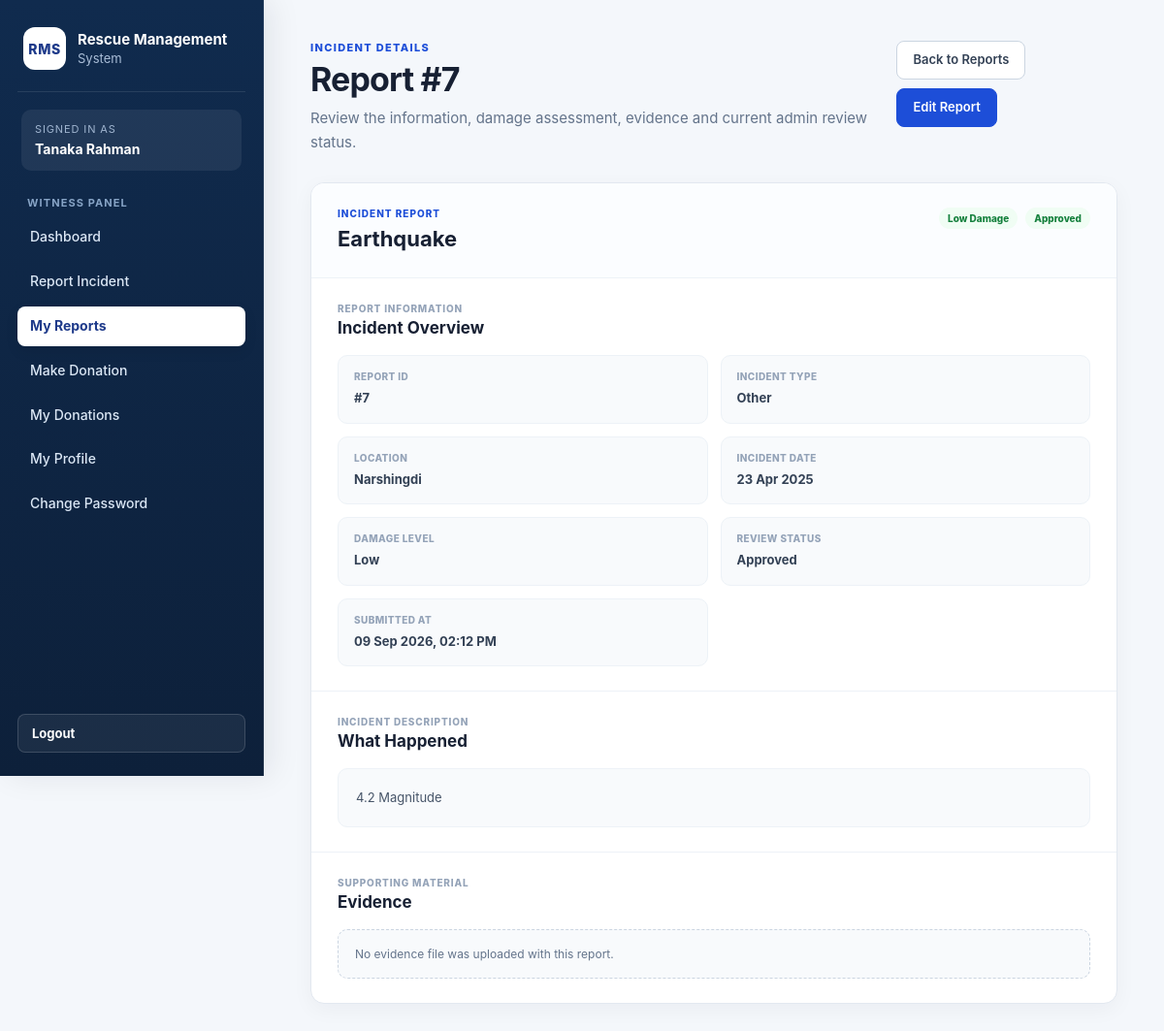
Before: /index.php?page=witness-report-view&id=7 (signed in) with the older database file.
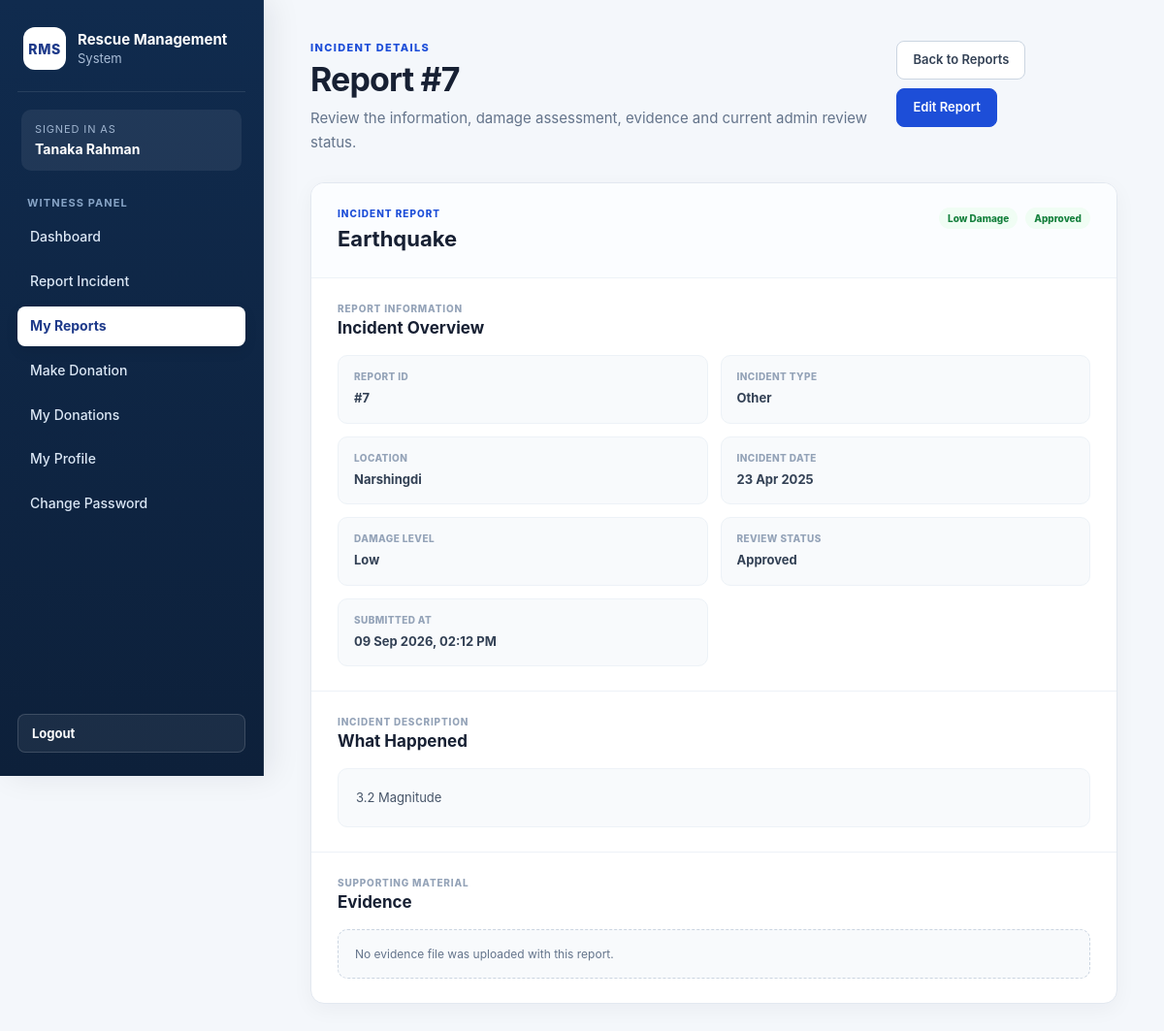
After: the same page with the newer database file.
### tables this page shows
CREATE TABLE `witness_reports` (
  `id` int(11) NOT NULL,
  `witness_id` int(11) NOT NULL,
  `title` varchar(150) NOT NULL,
  `description` text NOT NULL,
  `damage_level` varchar(20) NOT NULL DEFAULT 'low',
  `incident_type` varchar(50) NOT NULL,
  `location` varchar(255) NOT NULL,
  `incident_date` datetime NOT NULL,
  `evidence_file` varchar(255) DEFAULT NULL,
  `status` varchar(30) NOT NULL DEFAULT 'pending',
  `created_at` timestamp NOT NULL DEFAULT current_timestamp(),
  `updated_at` timestamp NOT NULL DEFAULT current_timestamp() ON UPDATE current_timestamp()
);

### models/WitnessModel.php (called while the page is built, shortened)
<?php
function getWitnessReportById(
    $conn,
    $report_id,
    $witness_id
) {
    $sql = "SELECT *
            FROM witness_reports
            WHERE id = ?
            AND witness_id = ?
            LIMIT 1";
    $stmt = mysqli_prepare(
        $conn,
        $sql
    );
    mysqli_stmt_bind_param(
        $stmt,
        "ii",
        $report_id,
        $witness_id
    );
    mysqli_stmt_execute($stmt);
    $result =
        mysqli_stmt_get_result($stmt);
    $report =
        mysqli_fetch_assoc($result);
    return $report;
}

### views/witness/view_report.php (the view, shortened to what the changed rows need)
<?php require_once "views/partials/header.php"; ?>
<div class="content">
    <div class="witness-report-view-page">
        <?php if (!$report): ?>
            <div class="witness-page-header">
                <div>
                    <p class="eyebrow">
                        INCIDENT DETAILS
                    </p>
                    <h1>
                        Report Not Found
                    </h1>
                    <p class="page-subtitle">
                        The requested incident report could not be found.
                    </p>
                </div>
            </div>
            <div class="witness-report-empty">
                <h2>
                    Incident report unavailable
                </h2>
                <p>
                    The report may have been removed or
                    may not belong to your account.
                </p>
                <a
                    href="index.php?page=witness-reports"
                    class="primary-action"
                >
                    Back to My Reports
                </a>
            </div>
        <?php else: ?>
            <?php
            $damage =
                strtolower(
                    $report['damage_level']
                    ?? 'low'
                );
            $status =
                strtolower(
                    $report['status']
                    ?? 'pending'
                );
            ?>
            <div class="witness-page-header">
                <div>
                    <p class="eyebrow">
                        INCIDENT DETAILS
                    </p>
                    <h1>
                        Report #<?= (int)$report['id']; ?>
                    </h1>
                    <p class="page-subtitle">
                        Review the information, damage assessment,
                        evidence and current admin review status.
                    </p>
                </div>
                <div class="witness-page-header-actions">
                    <a
                        href="index.php?page=witness-reports"
                        class="secondary-action"
                    >
                        Back to Reports
                    </a>
                    <a
                        href="index.php?page=witness-report-edit&id=<?= (int)$report['id']; ?>"
                        class="primary-action"
                    >
                        Edit Report
                    </a>
                </div>
            </div>
            <div class="witness-report-detail-card">
                <div class="witness-report-detail-header">
                    <div>
                        <span class="witness-detail-label">
                            INCIDENT REPORT
                        </span>
                        <h2>
                            <?= htmlspecialchars(
                                $report['title']
                                ?? '',
                                ENT_QUOTES,
                                'UTF-8'
                            ); ?>
                        </h2>
                    </div>
                    <div class="witness-report-badges">
                        <span
                            class="
                                witness-damage-badge
                                witness-damage-<?= htmlspecialchars(
                                    $damage,
                                    ENT_QUOTES,
                                    'UTF-8'
                                ); ?>
                            "
                        >
                            <?= htmlspecialchars(
                                ucfirst($damage),
                                ENT_QUOTES,
                                'UTF-8'
                            ); ?>
                            Damage
                        </span>
                        <span
                            class="
                                witness-status-badge
                                witness-status-<?= htmlspecialchars(
                                    $status,
                                    ENT_QUOTES,
                                    'UTF-8'
                                ); ?>
                            "
                        >
                            <?= htmlspecialchars(
                                ucfirst($status),
                                ENT_QUOTES,
                                'UTF-8'
                            ); ?>
                        </span>
                    </div>
                </div>
                <div class="witness-detail-section">
                    <div class="witness-detail-section-title">
                        <span>
                            REPORT INFORMATION
                        </span>
                        <h3>
                            Incident Overview
                        </h3>
                    </div>
                    <div class="witness-detail-grid">
                        <div class="witness-detail-item">
                            <span>
                                Report ID
                            </span>
                            <strong>
                                #<?= (int)$report['id']; ?>
                            </strong>
                        </div>
                        <div class="witness-detail-item">
                            <span>
                                Incident Type
                            </span>
                            <strong>
                                <?= htmlspecialchars(
                                    ucwords(
                                        str_replace(
                                            '_',
                                            ' ',
                                            $report[
                                                'incident_type'
                                            ]
                                            ?? ''
                                        )
                                    ),
                                    ENT_QUOTES,
                                    'UTF-8'
                                ); ?>
                            </strong>
                        </div>
                        <div class="witness-detail-item">
                            <span>
                                Location
                            </span>
                            <strong>
                                <?= htmlspecialchars(
                                    $report['location']
                                    ?? '',
                                    ENT_QUOTES,
                                    'UTF-8'
                                ); ?>
                            </strong>
                        </div>
                        <div class="witness-detail-item">
                            <span>
                                Incident Date
                            </span>
                            <strong>
                                <?php if (
                                    !empty(
                                        $report['incident_date']
                                    )
                                ): ?>
                                    <?= htmlspecialchars(
                                        date(
                                            'd M Y',
                                            strtotime(
                                                $report[
                                                    'incident_date'
                                                ]
                                            )
                                        ),
                                        ENT_QUOTES,
                                        'UTF-8'
                                    ); ?>
                                <?php else: ?>
                                    Not available
                                <?php endif; ?>
                            </strong>
                        </div>
                        <div class="witness-detail-item">
                            <span>
                                Damage Level
                            </span>
                            <strong>
                                <?= htmlspecialchars(
                                    ucfirst($damage),
                                    ENT_QUOTES,
                                    'UTF-8'
                                ); ?>
                            </strong>
                        </div>
                        <div class="witness-detail-item">
                            <span>
                                Review Status
                            </span>
                            <strong>
                                <?= htmlspecialchars(
                                    ucfirst($status),
                                    ENT_QUOTES,
                                    'UTF-8'
                                ); ?>
                            </strong>
                        </div>
                        <div class="witness-detail-item">
                            <span>
                                Submitted At
                            </span>
                            <strong>
                                <?php if (
                                    !empty(
                                        $report['created_at']
                                    )
                                ): ?>
                                    <?= htmlspecialchars(
                                        date(
                                            'd M Y, h:i A',
                                            strtotime(
                                                $report[
                                                    'created_at'
                                                ]
                                            )
                                        ),
                                        ENT_QUOTES,
                                        'UTF-8'
                                    ); ?>
                                <?php else: ?>
                                    Not available
                                <?php endif; ?>
                            </strong>
                        </div>
                    </div>
                </div>
                <div class="witness-detail-section">
                    <div class="witness-detail-section-title">
                        <span>
                            INCIDENT DESCRIPTION
                        </span>
                        <h3>
                            What Happened
                        </h3>
                    </div>
                    <div class="witness-description-box">
                        <?= nl2br(
                            htmlspecialchars(
                                $report['description']
                                ?? '',
                                ENT_QUOTES,
                                'UTF-8'
                            )
                        ); ?>
                    </div>
                </div>
                <div class="witness-detail-section">
                    <div class="witness-detail-section-title">
                        <span>
                            SUPPORTING MATERIAL
                        </span>
                        <h3>
                            Evidence
                        </h3>
                    </div>
                    <?php if (
                        !empty(
                            $report['evidence_file']
                        )
                    ): ?>
                        <div class="witness-evidence-box">
                            <div class="witness-evidence-icon">
                                FILE
                            </div>
                            <div class="witness-evidence-info">
                                <strong>
                                    Evidence file attached
                                </strong>
                                <span>
                                    Open the uploaded evidence
                                    in a new browser tab.
                                </span>
                            </div>
                            <a
                                href="<?= htmlspecialchars(
                                    $report[
                                        'evidence_file'
                                    ],
                                    ENT_QUOTES,
                                    'UTF-8'
                                ); ?>"
                                target="_blank"
                                rel="noopener"
                                class="secondary-action"
                            >
                                View Evidence
                            </a>
                        </div>
                    <?php else: ?>
                        <div class="witness-no-evidence">
                            No evidence file was uploaded
                            with this report.
                        </div>
                    <?php endif; ?>
                </div>
            </div>
        <?php endif; ?>
    </div>
</div>
<?php require_once "views/partials/footer.php"; ?>

Changed rows visible on the page:
changed witness_reports "Earthquake": description "4.2 Magnitude" → "3.2 Magnitude"
